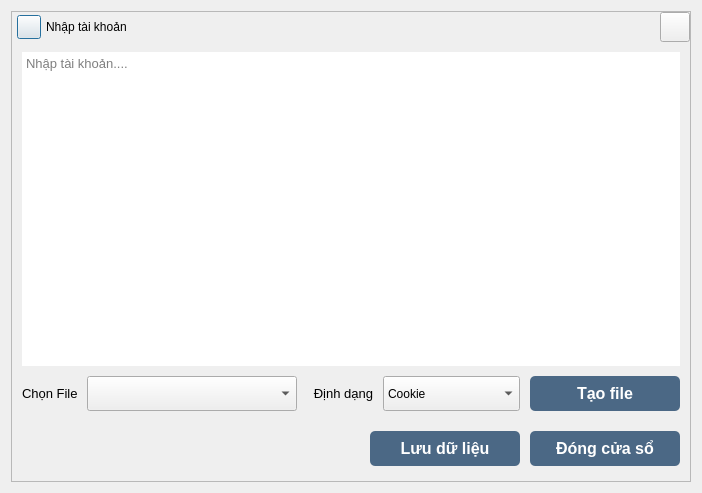
<?xml version="1.0" encoding="UTF-8"?>
<ui version="4.0">
 <class>Dialog</class>
 <widget class="QDialog" name="Dialog">
  <property name="geometry">
   <rect>
    <x>0</x>
    <y>0</y>
    <width>702</width>
    <height>493</height>
   </rect>
  </property>
  <property name="windowTitle">
   <string>Nhập tài khoản</string>
  </property>
  <layout class="QVBoxLayout" name="verticalLayout_3">
   <item>
    <widget class="QFrame" name="frame_main">
     <property name="frameShape">
      <enum>QFrame::StyledPanel</enum>
     </property>
     <property name="frameShadow">
      <enum>QFrame::Raised</enum>
     </property>
     <layout class="QVBoxLayout" name="verticalLayout_2">
      <property name="spacing">
       <number>0</number>
      </property>
      <property name="leftMargin">
       <number>0</number>
      </property>
      <property name="topMargin">
       <number>0</number>
      </property>
      <property name="rightMargin">
       <number>0</number>
      </property>
      <property name="bottomMargin">
       <number>0</number>
      </property>
      <item>
       <widget class="QFrame" name="frame_title">
        <property name="minimumSize">
         <size>
          <width>0</width>
          <height>30</height>
         </size>
        </property>
        <property name="maximumSize">
         <size>
          <width>16777215</width>
          <height>30</height>
         </size>
        </property>
        <property name="frameShape">
         <enum>QFrame::NoFrame</enum>
        </property>
        <property name="frameShadow">
         <enum>QFrame::Plain</enum>
        </property>
        <layout class="QHBoxLayout" name="horizontalLayout_2">
         <property name="spacing">
          <number>5</number>
         </property>
         <property name="leftMargin">
          <number>5</number>
         </property>
         <property name="topMargin">
          <number>0</number>
         </property>
         <property name="rightMargin">
          <number>0</number>
         </property>
         <property name="bottomMargin">
          <number>0</number>
         </property>
         <item>
          <widget class="QPushButton" name="pushButton_2">
           <property name="maximumSize">
            <size>
             <width>24</width>
             <height>24</height>
            </size>
           </property>
           <property name="text">
            <string/>
           </property>
           <property name="icon">
            <iconset resource="files.qrc">
             <normaloff>:/ico/icon/coffee.ico</normaloff>:/ico/icon/coffee.ico</iconset>
           </property>
           <property name="iconSize">
            <size>
             <width>24</width>
             <height>24</height>
            </size>
           </property>
          </widget>
         </item>
         <item>
          <widget class="QLabel" name="label">
           <property name="text">
            <string>Nhập tài khoản</string>
           </property>
          </widget>
         </item>
         <item>
          <widget class="QPushButton" name="close_account">
           <property name="minimumSize">
            <size>
             <width>30</width>
             <height>30</height>
            </size>
           </property>
           <property name="maximumSize">
            <size>
             <width>30</width>
             <height>30</height>
            </size>
           </property>
           <property name="text">
            <string/>
           </property>
          </widget>
         </item>
        </layout>
       </widget>
      </item>
      <item>
       <widget class="QFrame" name="frame">
        <property name="styleSheet">
         <string notr="true"/>
        </property>
        <property name="frameShape">
         <enum>QFrame::NoFrame</enum>
        </property>
        <property name="frameShadow">
         <enum>QFrame::Plain</enum>
        </property>
        <layout class="QVBoxLayout" name="verticalLayout">
         <property name="spacing">
          <number>20</number>
         </property>
         <property name="leftMargin">
          <number>10</number>
         </property>
         <property name="topMargin">
          <number>10</number>
         </property>
         <property name="rightMargin">
          <number>10</number>
         </property>
         <property name="bottomMargin">
          <number>15</number>
         </property>
         <item>
          <layout class="QGridLayout" name="gridLayout_10">
           <property name="spacing">
            <number>10</number>
           </property>
           <item row="1" column="0">
            <layout class="QGridLayout" name="gridLayout_11">
             <property name="horizontalSpacing">
              <number>10</number>
             </property>
             <item row="0" column="0">
              <widget class="QLabel" name="label_2">
               <property name="maximumSize">
                <size>
                 <width>55</width>
                 <height>16777215</height>
                </size>
               </property>
               <property name="font">
                <font>
                 <family>Segoe UI</family>
                 <pointsize>10</pointsize>
                </font>
               </property>
               <property name="styleSheet">
                <string notr="true">border:none;</string>
               </property>
               <property name="text">
                <string>Chọn File</string>
               </property>
              </widget>
             </item>
             <item row="0" column="3">
              <widget class="QLabel" name="label_3">
               <property name="maximumSize">
                <size>
                 <width>80</width>
                 <height>16777215</height>
                </size>
               </property>
               <property name="font">
                <font>
                 <family>Segoe UI</family>
                 <pointsize>10</pointsize>
                </font>
               </property>
               <property name="styleSheet">
                <string notr="true">border:none;</string>
               </property>
               <property name="text">
                <string>Định dạng</string>
               </property>
               <property name="alignment">
                <set>Qt::AlignRight|Qt::AlignTrailing|Qt::AlignVCenter</set>
               </property>
              </widget>
             </item>
             <item row="0" column="5">
              <widget class="QPushButton" name="pushButton_newfile">
               <property name="minimumSize">
                <size>
                 <width>150</width>
                 <height>35</height>
                </size>
               </property>
               <property name="maximumSize">
                <size>
                 <width>150</width>
                 <height>16777215</height>
                </size>
               </property>
               <property name="font">
                <font>
                 <family>Segoe UI</family>
                 <pointsize>12</pointsize>
                 <weight>75</weight>
                 <bold>true</bold>
                </font>
               </property>
               <property name="styleSheet">
                <string notr="true">QPushButton {
	
	border-radius: 5px;	
	color : rgb(255,255,255);
	
	background-color: rgb(75, 104, 133);
}
QPushButton:hover {
	background-color: rgb(57, 65, 80);
	border: 2px solid rgb(61, 70, 86);
}
QPushButton:pressed {	
	background-color: rgb(35, 40, 49);
	border: 2px solid rgb(43, 50, 61);
	padding-right:3px;
}</string>
               </property>
               <property name="text">
                <string>Tạo file</string>
               </property>
               <property name="iconSize">
                <size>
                 <width>20</width>
                 <height>20</height>
                </size>
               </property>
               <property name="shortcut">
                <string>Ctrl+E</string>
               </property>
              </widget>
             </item>
             <item row="0" column="1">
              <widget class="QComboBox" name="comboBox_file">
               <property name="minimumSize">
                <size>
                 <width>210</width>
                 <height>35</height>
                </size>
               </property>
               <property name="font">
                <font>
                 <family>Segoe UI</family>
                 <pointsize>12</pointsize>
                </font>
               </property>
               <property name="autoFillBackground">
                <bool>false</bool>
               </property>
               <property name="styleSheet">
                <string notr="true"/>
               </property>
               <property name="iconSize">
                <size>
                 <width>16</width>
                 <height>16</height>
                </size>
               </property>
               <property name="frame">
                <bool>true</bool>
               </property>
              </widget>
             </item>
             <item row="0" column="4">
              <widget class="QComboBox" name="comboBox">
               <property name="minimumSize">
                <size>
                 <width>125</width>
                 <height>35</height>
                </size>
               </property>
               <item>
                <property name="text">
                 <string>Cookie</string>
                </property>
               </item>
               <item>
                <property name="text">
                 <string>Uid|pass|2fa|cookie</string>
                </property>
               </item>
              </widget>
             </item>
            </layout>
           </item>
           <item row="0" column="0">
            <widget class="QPlainTextEdit" name="plainTextEdit_acc">
             <property name="minimumSize">
              <size>
               <width>0</width>
               <height>0</height>
              </size>
             </property>
             <property name="font">
              <font>
               <pointsize>10</pointsize>
              </font>
             </property>
             <property name="styleSheet">
              <string notr="true"/>
             </property>
             <property name="frameShape">
              <enum>QFrame::NoFrame</enum>
             </property>
             <property name="frameShadow">
              <enum>QFrame::Plain</enum>
             </property>
             <property name="lineWrapMode">
              <enum>QPlainTextEdit::NoWrap</enum>
             </property>
             <property name="placeholderText">
              <string>Nhập tài khoản....</string>
             </property>
            </widget>
           </item>
          </layout>
         </item>
         <item>
          <layout class="QGridLayout" name="gridLayout_12">
           <property name="spacing">
            <number>10</number>
           </property>
           <item row="0" column="2">
            <widget class="QPushButton" name="pushButton_close">
             <property name="minimumSize">
              <size>
               <width>150</width>
               <height>30</height>
              </size>
             </property>
             <property name="maximumSize">
              <size>
               <width>150</width>
               <height>300</height>
              </size>
             </property>
             <property name="font">
              <font>
               <family>Segoe UI</family>
               <pointsize>12</pointsize>
               <weight>75</weight>
               <bold>true</bold>
              </font>
             </property>
             <property name="styleSheet">
              <string notr="true">QPushButton {
	
	border-radius: 5px;	
	color : rgb(255,255,255);
	
	background-color: rgb(75, 104, 133);
}
QPushButton:hover {
	background-color: rgb(57, 65, 80);
	border: 2px solid rgb(61, 70, 86);
}
QPushButton:pressed {	
	background-color: rgb(35, 40, 49);
	border: 2px solid rgb(43, 50, 61);
	padding-right:3px;
}</string>
             </property>
             <property name="text">
              <string>Đóng cửa sổ</string>
             </property>
             <property name="iconSize">
              <size>
               <width>20</width>
               <height>20</height>
              </size>
             </property>
            </widget>
           </item>
           <item row="0" column="0">
            <widget class="QFrame" name="frame_4">
             <property name="styleSheet">
              <string notr="true">border : none</string>
             </property>
             <property name="frameShape">
              <enum>QFrame::StyledPanel</enum>
             </property>
             <property name="frameShadow">
              <enum>QFrame::Raised</enum>
             </property>
            </widget>
           </item>
           <item row="0" column="1">
            <widget class="QPushButton" name="pushButton_save">
             <property name="minimumSize">
              <size>
               <width>150</width>
               <height>35</height>
              </size>
             </property>
             <property name="maximumSize">
              <size>
               <width>150</width>
               <height>300</height>
              </size>
             </property>
             <property name="font">
              <font>
               <family>Segoe UI</family>
               <pointsize>12</pointsize>
               <weight>75</weight>
               <bold>true</bold>
              </font>
             </property>
             <property name="styleSheet">
              <string notr="true">QPushButton {
	
	border-radius: 5px;	
	color : rgb(255,255,255);
	
	background-color: rgb(75, 104, 133);
}
QPushButton:hover {
	background-color: rgb(57, 65, 80);
	border: 2px solid rgb(61, 70, 86);
}
QPushButton:pressed {	
	background-color: rgb(35, 40, 49);
	border: 2px solid rgb(43, 50, 61);
	padding-right:3px;
}</string>
             </property>
             <property name="text">
              <string>Lưu dữ liệu</string>
             </property>
             <property name="iconSize">
              <size>
               <width>20</width>
               <height>20</height>
              </size>
             </property>
             <property name="shortcut">
              <string>Ctrl+T</string>
             </property>
            </widget>
           </item>
          </layout>
         </item>
        </layout>
       </widget>
      </item>
     </layout>
    </widget>
   </item>
  </layout>
 </widget>
 <resources>
  <include location="files.qrc"/>
 </resources>
 <connections/>
</ui>
